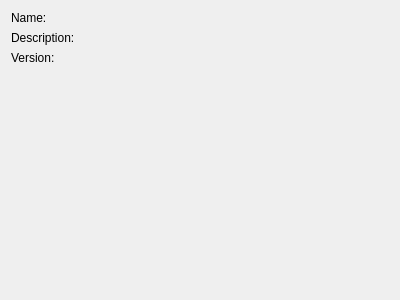
<?xml version="1.0" encoding="UTF-8"?>
<ui version="4.0">
 <class>ExtensionInformationWidget</class>
 <widget class="QWidget" name="ExtensionInformationWidget">
  <property name="geometry">
   <rect>
    <x>0</x>
    <y>0</y>
    <width>400</width>
    <height>300</height>
   </rect>
  </property>
  <property name="windowTitle">
   <string>Extension Information</string>
  </property>
  <layout class="QGridLayout" name="gridLayout">
   <item row="0" column="0">
    <widget class="QLabel" name="label">
     <property name="text">
      <string>Name:</string>
     </property>
    </widget>
   </item>
   <item row="0" column="1">
    <widget class="QLabel" name="labelName">
     <property name="text">
      <string/>
     </property>
    </widget>
   </item>
   <item row="1" column="0">
    <widget class="QLabel" name="label_2">
     <property name="text">
      <string>Description:</string>
     </property>
    </widget>
   </item>
   <item row="1" column="1">
    <widget class="QLabel" name="labelDescription">
     <property name="text">
      <string/>
     </property>
    </widget>
   </item>
   <item row="2" column="0">
    <widget class="QLabel" name="label_3">
     <property name="text">
      <string>Version:</string>
     </property>
    </widget>
   </item>
   <item row="2" column="1">
    <widget class="QLabel" name="labelVersion">
     <property name="text">
      <string/>
     </property>
    </widget>
   </item>
   <item row="3" column="1">
    <spacer name="verticalSpacer">
     <property name="orientation">
      <enum>Qt::Vertical</enum>
     </property>
     <property name="sizeHint" stdset="0">
      <size>
       <width>20</width>
       <height>229</height>
      </size>
     </property>
    </spacer>
   </item>
  </layout>
 </widget>
 <resources/>
 <connections/>
</ui>
